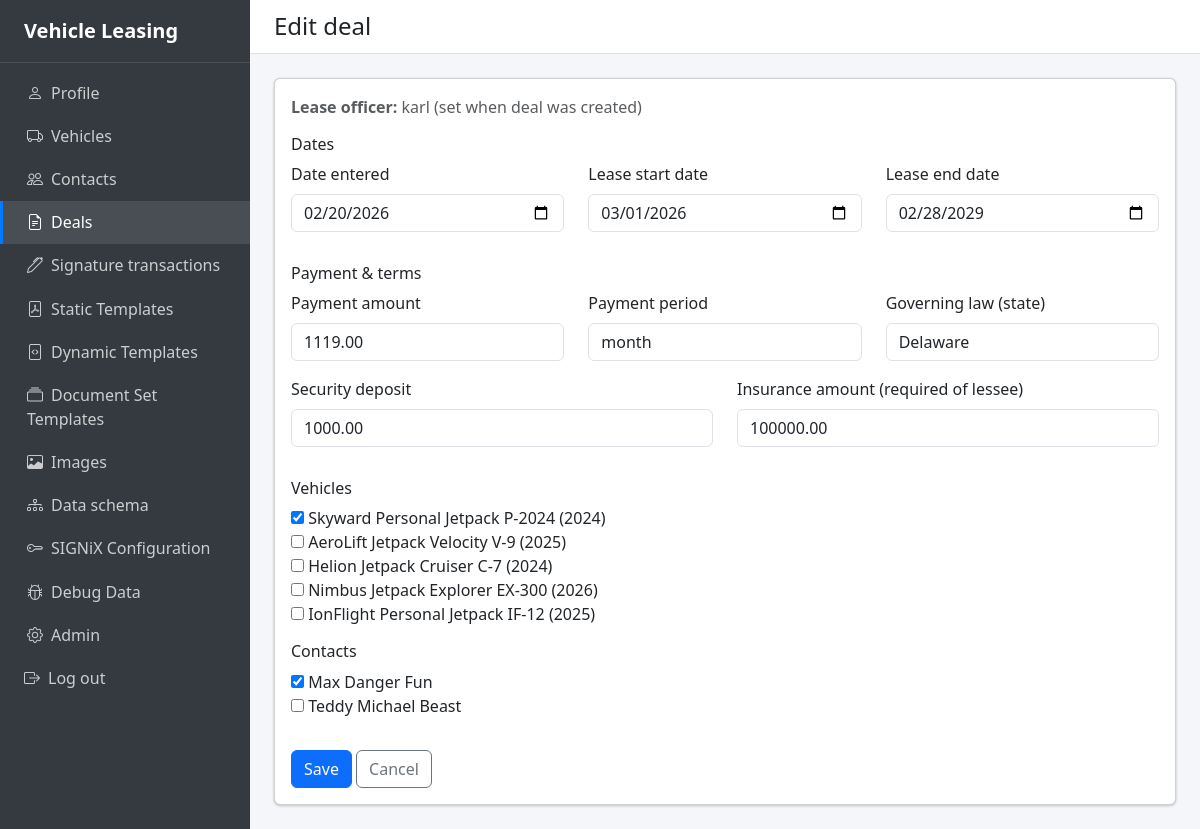
Screenshot of /deals/2/edit/ (signed in) with the database file from the repository.
### apps/deals/models.py (models this page shows, shortened)
class Deal(models.Model):
    lease_officer = models.ForeignKey(
        settings.AUTH_USER_MODEL,
        on_delete=models.CASCADE,
        related_name="deals",
    )
    deal_type = models.ForeignKey(
        DealType,
        on_delete=models.PROTECT,
        related_name="deals",
        null=True,
        blank=True,
    )
    vehicles = models.ManyToManyField(Vehicle, blank=True, related_name="deals")
    contacts = models.ManyToManyField(Contact, blank=True, related_name="deals")
    date_entered = models.DateField()
    lease_start_date = models.DateField()
    lease_end_date = models.DateField()
    payment_amount = models.DecimalField(max_digits=12, decimal_places=2)
    payment_period = models.CharField(max_length=20, default="month")
    security_deposit = models.DecimalField(
        max_digits=12, decimal_places=2, default=Decimal("0")
    )
    insurance_amount = models.DecimalField(
        max_digits=12, decimal_places=2, default=Decimal("0")
    )
    governing_law = models.CharField(max_length=100, default="Delaware")
    signer_order = models.JSONField(null=True, blank=True)
    signer_authentication = models.JSONField(null=True, blank=True)
    class Meta:
        verbose_name = "Deal"
        verbose_name_plural = "Deals"
        ordering = ["-date_entered", "-id"]

### apps/deals/views.py (the view)
# urls.py: path("<int:pk>/edit/", views.deal_edit, name="deal_edit"),
@login_required
def deal_edit(request, pk):
    deal = get_object_or_404(Deal, pk=pk)
    if request.method == "POST":
        form = DealForm(request.POST, instance=deal)
        if form.is_valid():
            form.save()
            messages.success(request, "Deal updated.")
            return redirect("deals:deal_list")
    else:
        form = DealForm(instance=deal)
    return render(
        request,
        "deals/deal_form.html",
        {"form": form, "deal": deal, "lease_officer": deal.lease_officer, "is_edit": True},
    )

### apps/deals/forms.py
class DealForm(forms.ModelForm):
    class Meta:
        model = Deal
        fields = [
            "date_entered",
            "lease_start_date",
            "lease_end_date",
            "payment_amount",
            "payment_period",
            "security_deposit",
            "insurance_amount",
            "governing_law",
            "vehicles",
            "contacts",
        ]
        widgets = {
            "date_entered": forms.DateInput(attrs={"type": "date"}),
            "lease_start_date": forms.DateInput(attrs={"type": "date"}),
            "lease_end_date": forms.DateInput(attrs={"type": "date"}),
            "vehicles": forms.CheckboxSelectMultiple,
            "contacts": forms.CheckboxSelectMultiple,
        }

### apps/contacts/models.py (called while the page is built)
    def __str__(self):
        parts = [self.first_name, self.middle_name, self.last_name]
        return " ".join(p for p in parts if p).strip() or "(no name)"

### apps/vehicles/models.py (called while the page is built)
    def __str__(self):
        return f"{self.sku} ({self.year})"

### templates/deals/deal_form.html (shortened to what this page needs)
{% extends "base.html" %}
{% block content_header %}{% if is_edit %}Edit deal{% else %}Add deal{% endif %}{% endblock %}
{% block content %}
<div class="card deal-form">
  <div class="card-body">
    <p class="text-muted mb-3"><strong>Lease officer:</strong> {{ lease_officer.get_username }}{% if is_edit %} (set when deal was created){% else %} (you){% endif %}</p>
    <form method="post">
      <h6 class="mt-3 mb-2">Dates</h6>
      <div class="row">
        <div class="col-md-4 mb-3">
          <label for="id_date_entered" class="form-label">Date entered</label>
          <input type="date" name="date_entered" id="id_date_entered" class="form-control {% if form.date_entered.errors %}is-invalid{% endif %}" value="{{ form.date_entered.value|date:'Y-m-d'|default:'' }}" required>
        </div>
        <div class="col-md-4 mb-3">
          <label for="id_lease_start_date" class="form-label">Lease start date</label>
          <input type="date" name="lease_start_date" id="id_lease_start_date" class="form-control {% if form.lease_start_date.errors %}is-invalid{% endif %}" value="{{ form.lease_start_date.value|date:'Y-m-d'|default:'' }}" required>
        </div>
        <div class="col-md-4 mb-3">
          <label for="id_lease_end_date" class="form-label">Lease end date</label>
          <input type="date" name="lease_end_date" id="id_lease_end_date" class="form-control {% if form.lease_end_date.errors %}is-invalid{% endif %}" value="{{ form.lease_end_date.value|date:'Y-m-d'|default:'' }}" required>
        </div>
      </div>
      <h6 class="mt-3 mb-2">Payment & terms</h6>
      <div class="row">
        <div class="col-md-4 mb-3">
          <label for="id_payment_amount" class="form-label">Payment amount</label>
          <input type="number" step="0.01" name="payment_amount" id="id_payment_amount" class="form-control {% if form.payment_amount.errors %}is-invalid{% endif %}" value="{{ form.payment_amount.value|default:'' }}" required>
        </div>
        <div class="col-md-4 mb-3">
          <label for="id_payment_period" class="form-label">Payment period</label>
          <input type="text" name="payment_period" id="id_payment_period" class="form-control {% if form.payment_period.errors %}is-invalid{% endif %}" value="{{ form.payment_period.value|default:'month' }}" maxlength="20">
        </div>
        <div class="col-md-4 mb-3">
          <label for="id_governing_law" class="form-label">Governing law (state)</label>
          <input type="text" name="governing_law" id="id_governing_law" class="form-control {% if form.governing_law.errors %}is-invalid{% endif %}" value="{{ form.governing_law.value|default:'Delaware' }}" maxlength="100">
        </div>
      </div>
      <div class="row">
        <div class="col-md-6 mb-3">
          <label for="id_security_deposit" class="form-label">Security deposit</label>
          <input type="number" step="0.01" name="security_deposit" id="id_security_deposit" class="form-control {% if form.security_deposit.errors %}is-invalid{% endif %}" value="{{ form.security_deposit.value|default:'0' }}">
        </div>
        <div class="col-md-6 mb-3">
          <label for="id_insurance_amount" class="form-label">Insurance amount (required of lessee)</label>
          <input type="number" step="0.01" name="insurance_amount" id="id_insurance_amount" class="form-control {% if form.insurance_amount.errors %}is-invalid{% endif %}" value="{{ form.insurance_amount.value|default:'0' }}">
        </div>
      </div>
      <h6 class="mt-3 mb-2">Vehicles</h6>
      <div class="mb-3 {% if form.vehicles.errors %}is-invalid{% endif %}">
        {{ form.vehicles }}
      </div>
      <h6 class="mt-3 mb-2">Contacts</h6>
      <div class="mb-3 {% if form.contacts.errors %}is-invalid{% endif %}">
        {{ form.contacts }}
      </div>
      <button type="submit" class="btn btn-primary mt-3">{% if is_edit %}Save{% else %}Add deal{% endif %}</button>
      <a href="{% url 'deals:deal_list' %}" class="btn btn-outline-secondary mt-3">Cancel</a>
    </form>
  </div>
</div>
{% endblock %}

### templates/base.html (style rules this page uses)
.app-content-body .card { box-shadow: 0 0 1px rgba(0,0,0,.125), 0 1px 3px rgba(0,0,0,.2); }

### rows the page displays
Deal: date_entered "02/20/2026", lease_start_date "03/01/2026", lease_end_date "02/28/2029", payment_amount "1119.00", payment_period "month", governing_law "Delaware", security_deposit "1000.00", insurance_amount "100000.00"

### other values shown
{{ lease_officer.get_username }} "karl"
